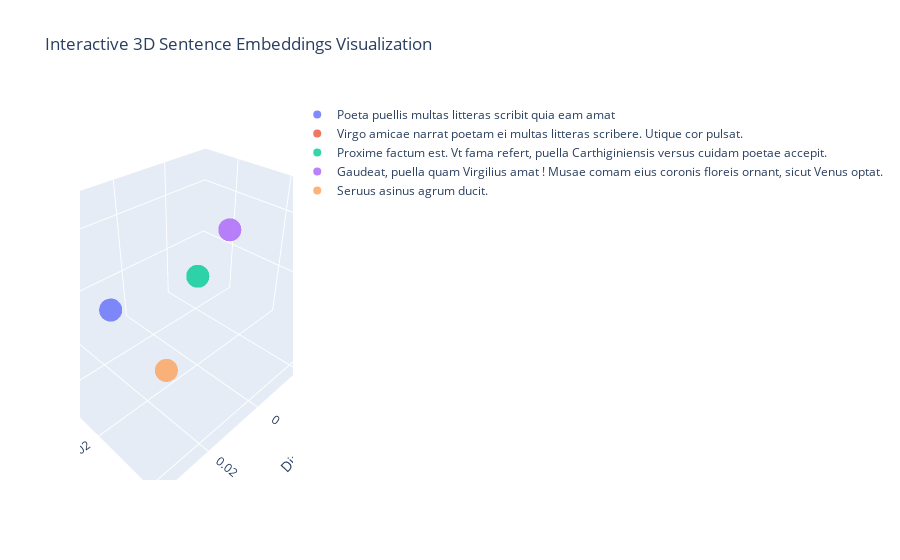

This figure's notebook cell:
### Code cell
import plotly.graph_objects as go

# Assuming you have the model loaded and ready

# Tokenize and pad the sentences
from tensorflow.keras.preprocessing.text import Tokenizer
from tensorflow.keras.preprocessing.sequence import pad_sequences

tokenizer = Tokenizer()
tokenizer.fit_on_texts(sentences)
total_words = len(tokenizer.word_index) + 1

# Convert sentences to sequences
sequences = tokenizer.texts_to_sequences(sentences)

# Pad sequences to have consistent length
max_sequence_length = max([len(seq) for seq in sequences])
padded_sequences = pad_sequences(sequences, maxlen=max_sequence_length, padding='post')

# Generate embeddings using the model
embeddings = model.layers[0].get_weights()[0]

# Create a 3D scatter plot with plotly
fig = go.Figure()

for i, sentence in enumerate(sentences):
    fig.add_trace(go.Scatter3d(
        x=[embeddings[i, 0]],
        y=[embeddings[i, 1]],
        z=[embeddings[i, 2]],
        text=[sentence],
        mode='markers',
        marker=dict(
            size=8,
            color=i,  # You can use a color scale if needed
            opacity=0.8
        ),
        name=sentence
    ))

fig.update_layout(
    scene=dict(
        xaxis_title='Dimension 1',
        yaxis_title='Dimension 2',
        zaxis_title='Dimension 3',
    ),
    title='Interactive 3D Sentence Embeddings Visualization'
)

# Display the plot in the notebook
fig.show()

# Save the plot as an HTML file
fig.write_html("interactive_3d_plot.html")

### Figure 1 — Plotly figure (JSON) as saved in the notebook; plotly's stock layout.template omitted (floating-point values rounded to 4 significant figures)
{"data": [{"marker": {"color": 0, "opacity": 0.8, "size": 8}, "mode": "markers", "name": "Poeta puellis multas litteras scribit quia eam amat", "text": ["Poeta puellis multas litteras scribit quia eam amat"], "type": "scatter3d", "x": [0.02476], "y": [0.01412], "z": [0.01292]}, {"marker": {"color": 1, "opacity": 0.8, "size": 8}, "mode": "markers", "name": "Virgo amicae narrat poetam ei multas litteras scribere. Utique cor pulsat.", "text": ["Virgo amicae narrat poetam ei multas litteras scribere. Utique cor pulsat."], "type": "scatter3d", "x": [0.0345], "y": [0.01098], "z": [0.02947]}, {"marker": {"color": 2, "opacity": 0.8, "size": 8}, "mode": "markers", "name": "Proxime factum est. Vt fama refert, puella Carthiginiensis versus cuidam poetae accepit.", "text": ["Proxime factum est. Vt fama refert, puella Carthiginiensis versus cuidam poetae accepit."], "type": "scatter3d", "x": [-0.0339], "y": [-0.0125], "z": [-0.01721]}, {"marker": {"color": 3, "opacity": 0.8, "size": 8}, "mode": "markers", "name": "Gaudeat, puella quam Virgilius amat ! Musae comam eius coronis floreis ornant, sicut Venus optat.", "text": ["Gaudeat, puella quam Virgilius amat ! Musae comam eius coronis floreis ornant, sicut Venus optat."], "type": "scatter3d", "x": [-0.0364], "y": [-4.016e-05], "z": [0.006643]}, {"marker": {"color": 4, "opacity": 0.8, "size": 8}, "mode": "markers", "name": "Seruus asinus agrum ducit.", "text": ["Seruus asinus agrum ducit."], "type": "scatter3d", "x": [0.03167], "y": [0.04149], "z": [0.0169]}], "layout": {"autosize": true, "scene": {"aspectmode": "auto", "aspectratio": {"x": 1.259, "y": 0.9586, "z": 0.8287}, "xaxis": {"title": {"text": "Dimension 1"}, "type": "linear"}, "yaxis": {"title": {"text": "Dimension 2"}, "type": "linear"}, "zaxis": {"title": {"text": "Dimension 3"}, "type": "linear"}}, "title": {"text": "Interactive 3D Sentence Embeddings Visualization"}}}
